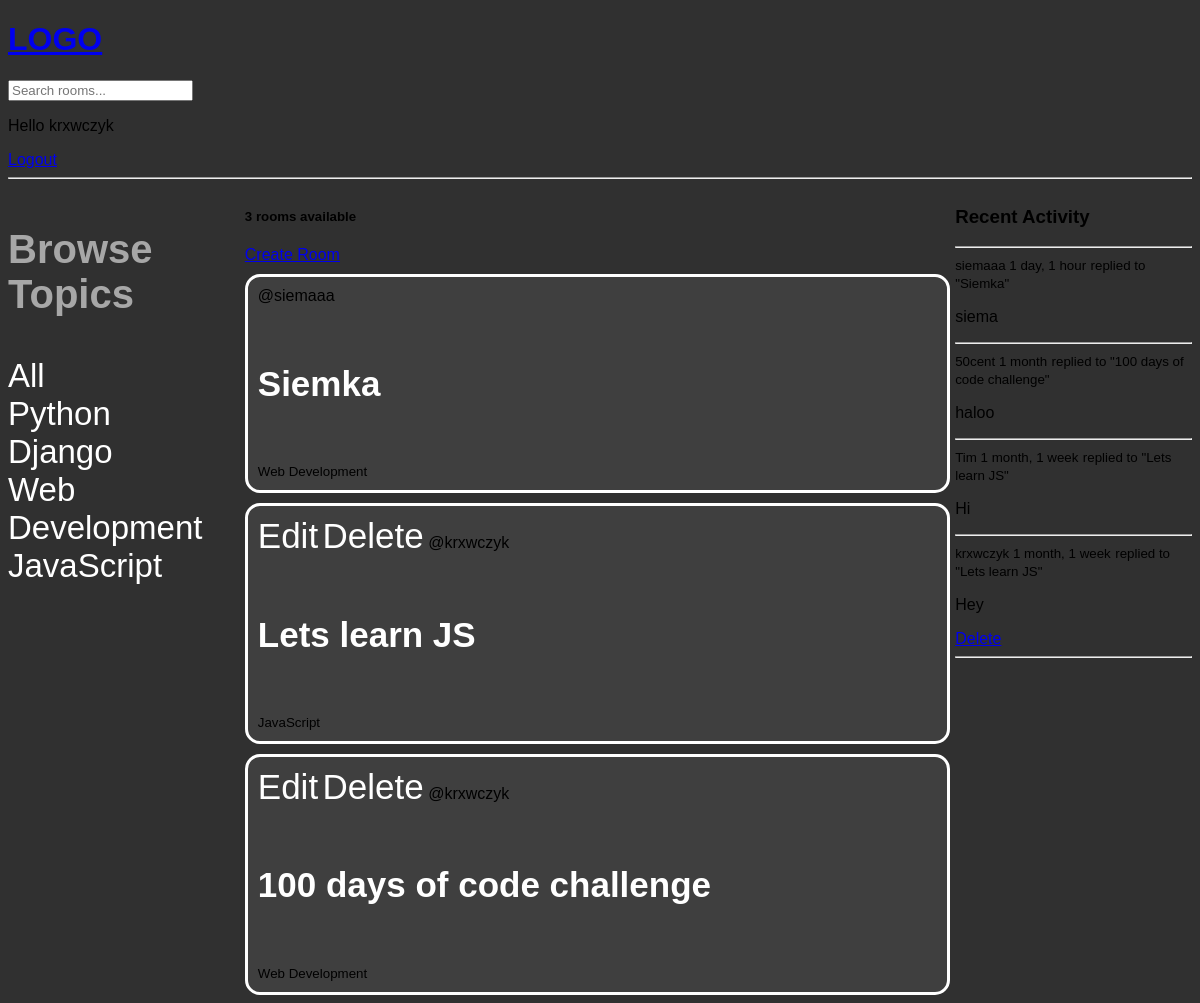
The app's page / (signed in) with its own data.
### base/models.py (models this page shows)
class Topic(models.Model):
    name = models.CharField(max_length=200)
    def __str__(self):
        return self.name

class Room(models.Model):
    host = models.ForeignKey(User, on_delete=models.SET_NULL, null=True)
    topic = models.ForeignKey(Topic, on_delete=models.SET_NULL, null=True)
    name = models.CharField(max_length=200)
    description = models.TextField(null=True, blank=True)
    participants = models.ManyToManyField(User, related_name='participants', blank=True)
    updated = models.DateTimeField(auto_now=True)
    created = models.DateTimeField(auto_now_add=True)
    class Meta:
        ordering = ['-updated', '-created']
    def __str__(self):
        return self.name

class Message(models.Model):
    user = models.ForeignKey(User, on_delete=models.CASCADE)
    room = models.ForeignKey(Room, on_delete=models.CASCADE)
    body = models.TextField()
    updated = models.DateTimeField(auto_now=True)
    created = models.DateTimeField(auto_now_add=True)
    class Meta:
        ordering = ['-updated', '-created']
    def __str__(self):
        return self.body[0:50]

### base/views.py (the view)
# urls.py: path('', views.home, name="home"),
def home(request):
    q = request.GET.get('q') if request.GET.get('q') != None else ''
    rooms = Room.objects.filter(
        Q(topic__name__icontains=q) |
        Q(name__icontains=q) |
        Q(description__icontains=q)
        )
    topics = Topic.objects.all()
    room_count = rooms.count()
    room_messages = Message.objects.all()
    context = {'rooms': rooms, 'topics':topics,
               'room_count': room_count,
               'room_messages':room_messages}
    return render(request, 'base/home.html', context)

### base/templates/base/home.html
{% extends 'main.html' %}
{% block content %}
<div class="home-container">
    <div class="topics">
        <h3>Browse Topics</h3>
        <div class="topic_name">
            <a href="{% url 'home' %}">All</a>
        </div>
        {% for topic in topics %}
            <div class="topic_name">
                <a href="{% url 'home' %}?q={{topic.name}}">{{topic.name}}</a>
            </div>
        {% endfor %}
    </div>
    <div>
        <h5>{{room_count}} rooms available</h5>
        <a href="{% url 'create-room' %}">Create Room</a>
        <div class="rooms">
            {% for room in rooms %}
            <div class="room">
                {% if request.user == room.host %}
                <a href="{% url 'update-room' room.id %}">Edit</a>
                <a href="{% url 'delete-room' room.id %}">Delete</a>
                {% endif %}
                <span>@{{room.host.username}}</span>
                <h5><a href="/room/{{room.id}}">{{room.name}}</a></h5>
                <small>{{room.topic}}</small>
            </div>
            {% endfor %}
        </div>
    </div>
    <div>
        <h3>Recent Activity</h3>
        <hr>
        {% for message in room_messages %}
            <div>
                <small>{{message.user}} {{message.created|timesince}}</small>
                <small>replied to "{{message.room}}"</small>
                <p>{{message}}</p>
                {% if request.user == message.user %}
                <a href="{% url 'delete-message' message.id %}">Delete</a>
                {% endif %}
                <hr>
            </div>
        {% endfor %}
    </div>
</div>
{% endblock %}

### templates/navbar.html
<a href="/">
    <h1>LOGO</h1>
</a>
<form method="GET">
    <input type="text" name="q" placeholder="Search rooms...">
</form>
{% if request.user.is_authenticated %}
<p>Hello {{request.user}}</p>
<a href="{% url 'logout' %}">Logout</a>
{% else %}
<a href="{% url 'login' %}">Login</a>
{% endif %}
<hr>

### static/css/style.css (style rules this page uses)
body { background-color: rgb(48, 48, 48); font-family: arial; }
.home-container { display:grid; grid-template-columns: 1fr 3fr 1fr; }
.topics h3 { color:rgb(167, 167, 167); font-size: 40px; }
.topic_name a { text-decoration: none; color:rgb(255, 255, 255); font-size: 33px; }
.room { border: 3px solid white; margin-top: 10px; border-radius: 15px; padding: 10px ; margin-right: 5px; background-color: rgb(63, 63, 63); }
.room a,.room h5 { text-decoration: none; color: white; font-size: 35px; }

### records on screen
Topic: name "Python"
Topic: name "Django"
Topic: name "Web Development"
Topic: name "JavaScript"
Room: host.username "siemaaa", name "Siemka", topic "Web Development"
Room: shows "Edit", host.username "krxwczyk", name "Lets learn JS", topic "JavaScript"
Room: shows "Edit", host.username "krxwczyk", name "100 days of code challenge", topic "Web Development"
Message: user "siemaaa", created "1 day, 1 hour", room "Siemka", body "siema"
Message: user "50cent", created "1 month", room "100 days of code challenge", body "haloo"
Message: user "Tim", created "1 month, 1 week", room "Lets learn JS", body "Hi"
Message: user "krxwczyk", created "1 month, 1 week", room "Lets learn JS", body "Hey", shows "Delete"

### other values on screen
{{ request.user }} "krxwczyk"
{{ room_count }} "3"
